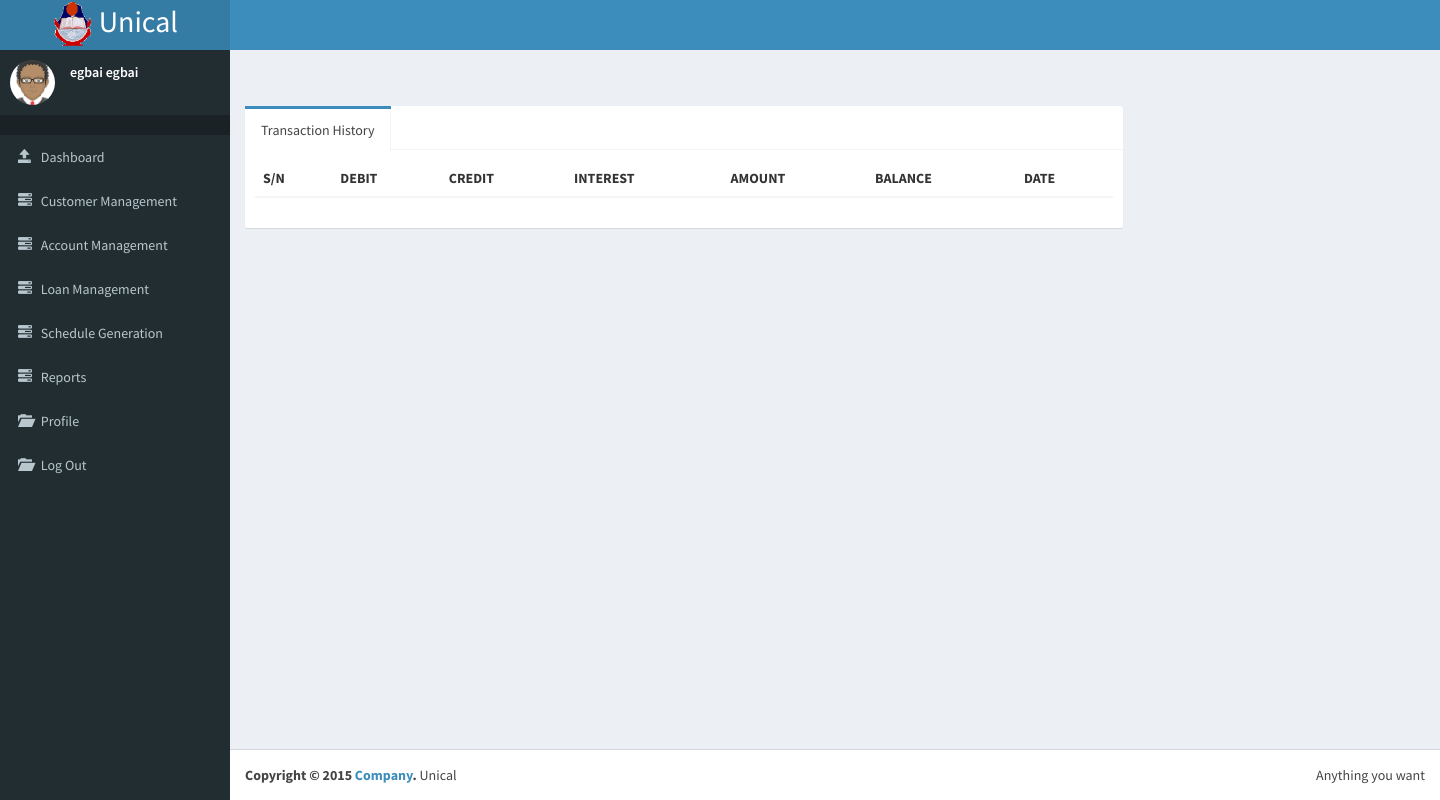
The app's page /teller/index.php?page=../dep_witd&id=TSA6046007 (signed in), older data.
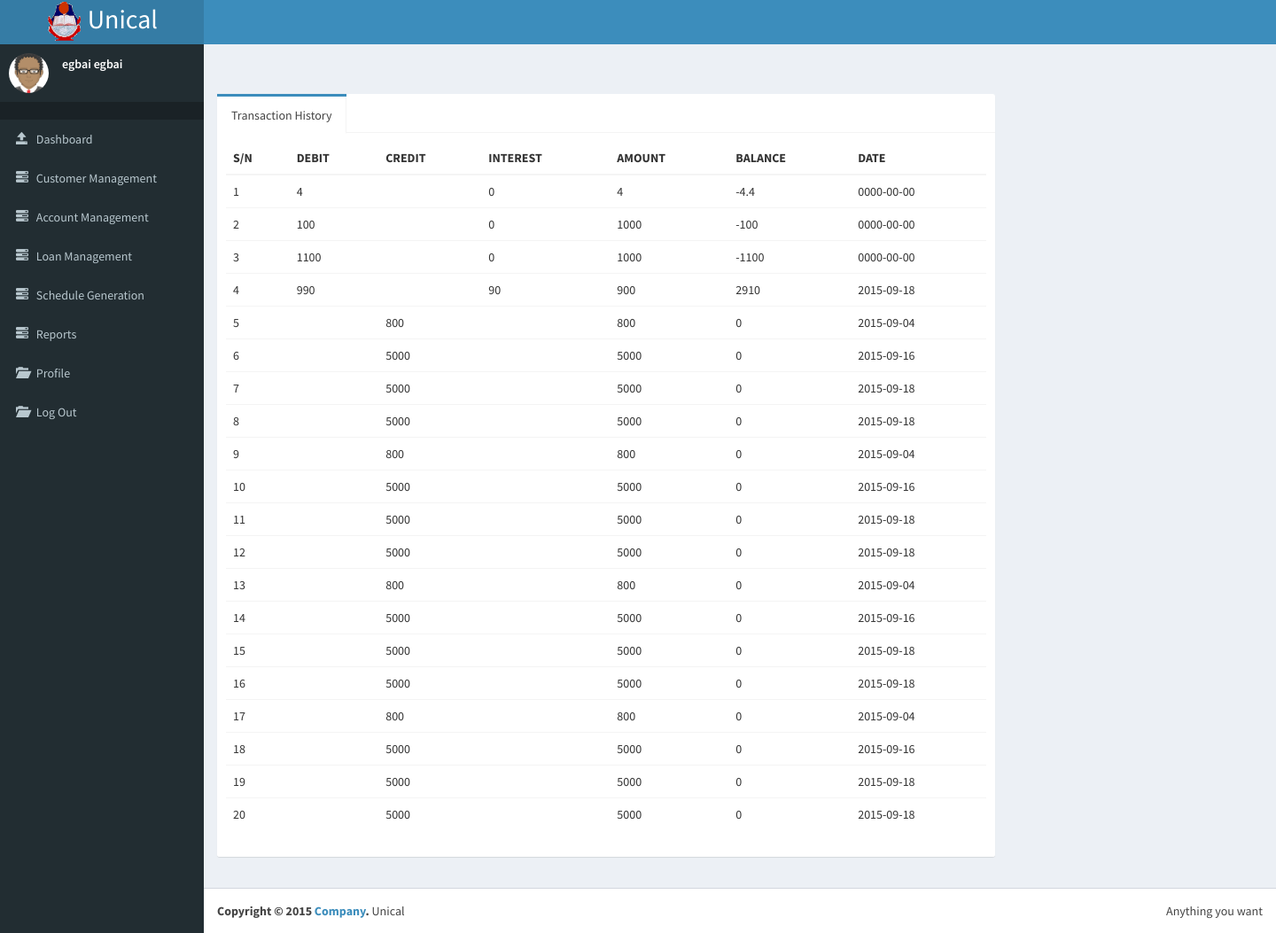
The same page, newer data.
### tables this page shows
CREATE TABLE IF NOT EXISTS `customer` (
`id` int(11) NOT NULL,
  `middle_name` varchar(30) NOT NULL,
  `dob` date NOT NULL,
  `sex` text NOT NULL,
  `img_url` varchar(196) DEFAULT NULL,
  `faculty` int(11) DEFAULT NULL,
  `dept` int(11) DEFAULT NULL,
  `address` text,
  `phone` int(196) DEFAULT NULL,
  `state` text,
  `lga` text,
  `nok_name` text,
  `n_phone` int(11) DEFAULT NULL,
  `reg_date` date NOT NULL,
  `uname` varchar(124) NOT NULL,
  `pwd` text NOT NULL,
  `priviledge` int(124) NOT NULL,
  `email` varchar(124) DEFAULT NULL,
  `title` varchar(20) DEFAULT NULL,
  `surname` varchar(50) NOT NULL,
  `firstname` varchar(50) NOT NULL,
  `employee_no` varchar(124) DEFAULT NULL
);

CREATE TABLE IF NOT EXISTS `transaction` (
`id` int(11) NOT NULL,
  `debit` int(11) DEFAULT NULL,
  `credit` int(11) DEFAULT NULL,
  `date` date NOT NULL,
  `amount` float NOT NULL,
  `emp_id` int(11) NOT NULL,
  `balance` float NOT NULL,
  `total_deduction` float DEFAULT NULL,
  `acct_no` varchar(124) NOT NULL,
  `interest_amount` float DEFAULT NULL
);

### conf/db_connect.php (called while the page is built, shortened)
<?php
function query($string){
$rs = mysql_query($string) or die(mysql_error());
return $rs;
}
function db_pic($id){
  $result = query("SELECT img_url FROM customer WHERE id='$id'");
  $row = mysql_fetch_array($result);
  $img = $row['img_url'];
  if(empty($img)){
  $img = "avatar.png";
  }
  return $img;
}
function name($id){
  $result = query("SELECT * FROM customer WHERE id='$id'");
  $row = mysql_fetch_array($result);
  $name = $row['surname'] ." " . $row['firstname'];
  return $name;
}
?>

### conf/misc.php (called while the page is built, shortened)
<?php
function classUpdate($string){
$class = " ";
    if(isset($_GET['page'])){
    $page =  $_GET['page'];
    return $class;
}
   return $class;
}
?>

### transaction_report.php (the view, shortened to what this page needs)
<?php
$top = "
<table class=table id=tableentry>
<thead>
  <tr>
    <th>S/N</th>
    <th>DEBIT</th>
    <th>CREDIT</th>
    <th>INTEREST</th>
    <th>AMOUNT</th>
    <th>BALANCE</th>
    <th>DATE</th>
  </tr>
</thead>
<tbody>";
$body = ' ';
$id = $_GET['id'];
$result = query("SELECT * FROM transaction WHERE acct_no='$id'");
$i = 0;
while($row = mysql_fetch_array($result)){
  ++$i;
  $date1 = $row['date'];
  $debit = $row['debit'];
  $credit = $row['credit'];
  $bal = $row['balance'];
  $amount = $row['amount'];
  $interest = $row['interest_amount'];
  $body .= "<tr>
  <td>$i</td>
  <td>$debit</td>
  <td>$credit</td>
  <td>$interest</td>
  <td>$amount</td>
  <td>$bal</td>
  <td>$date1</td>
  </tr>";
  }
  $end = "</tbody></table>";
  $htm = $top . $body . $end;
   echo $htm;
   ?>

### teller/index.php (shortened to what this page needs)
<!DOCTYPE html>
<?php
include('../conf/db_connect.php');
include ('../conf/misc.php');
$id = $_SESSION['id'];
$priv = $_SESSION['priv'];
?>
<html>
  <head>
    <link rel="stylesheet" href="../bootstrap/css/bootstrap.min.css">
    <link rel="stylesheet" href="../dist/css/AdminLTE.min.css">
        <link rel="stylesheet" href="../arrange.css">
    <link rel="stylesheet" href="../dist/css/skins/skin-blue.min.css">
  </head>
  <body class="hold-transition skin-blue sidebar-mini">
    <div class="wrapper">
      <header class="main-header">
        <a href="index2.html" class="logo">
          <h2 style='margin:0px;'>
          <img src="../dist/img/unical.png" height="50px">
          <span>Unical</span>
          </h2>
        </a>
        <nav class="navbar navbar-static-top" role="navigation">
          <a href="#" class="sidebar-toggle" data-toggle="offcanvas" role="button">
          </a>
        </nav>
      </header>
      <aside class="main-sidebar">
        <section class="sidebar">
          <div class="user-panel">
            <div class="pull-left image">
              <img src="../dist/img/<?php echo db_pic($id); ?>" class="img-circle" alt="User Image">
            </div>
            <div class="pull-left info">
              <p><?php echo name($id); ?></p>
              <a href="#"><i class="fa fa-circle text-success"></i></a>
            </div>
          </div>
          <ul class="sidebar-menu">
            <li class="header"></li>
            <li class="<?php echo classUpdate(""); ?>"><a href="index.php"><i class="glyphicon glyphicon-open"></i> <span>Dashboard</span></a></li>
            <li class="treeview">
              <a href="#"><i class="glyphicon glyphicon-tasks"></i> <span>Customer Management</span> <i class="fa fa-angle-left pull-right"></i></a>
            </li>
            <li class="treeview">
              <a href="#"><i class="glyphicon glyphicon-tasks"></i> <span>Account Management</span> <i class="fa fa-angle-left pull-right"></i></a>
            </li>
            <li class="treeview">
              <a href="#"><i class="glyphicon glyphicon-tasks"></i> <span>Loan Management</span> <i class="fa fa-angle-left pull-right"></i></a>
            </li>
            <li class="treeview">
              <a href="#"><i class="glyphicon glyphicon-tasks"></i> <span>Schedule Generation</span> <i class="fa fa-angle-left pull-right"></i></a>
            </li>
            <li class="treeview">
              <a href="#"><i class="glyphicon glyphicon-tasks"></i> <span>Reports</span> <i class="fa fa-angle-left pull-right"></i></a>
            </li>
            <li><a href="index.php?page=profile"><i class="glyphicon glyphicon-folder-open"></i> <span>Profile</span></a></li>
                      <li><a href="../logout.php"><i class="glyphicon glyphicon-folder-open"></i> <span>Log Out</span></a></li>
                      </ul>
        </section>
      </aside>
      <div class="content-wrapper">
        <section class="content-header">
          <h1>
          </h1>
                </section>
        <section class="content">
          <?php
      $page = '';
          if (!empty($_GET['page'])) {
          $page .= $_GET['page'] . '.php';
          include($page);
          }
      else{
      include('../dashboard.php');
      }
      ?>
        </section>
      </div>
      <footer class="main-footer">
        <div class="pull-right hidden-xs">
          Anything you want
        </div>
        <strong>Copyright &copy; 2015 <a href="#">Company</a>.</strong> Unical
      </footer>
    </div>
  </body>
</html>

### dep_witd.php (shortened to what this page needs)
<div class="row">
  <div class="col-md-9">
    <div class="nav-tabs-custom">
      <ul class="nav nav-tabs">
        <li class="active"><a href="#witd" data-toggle="tab">Transaction History</a></li>
              </ul>
      <div class="tab-content">
        <div class="active tab-pane" id="witd">
          <?php
          if($priv == '2'){
          include('transaction_report.php');
          }else{
          include('../transaction_report.php');
        }
          ?>
        </div>
      </div>
    </div>
  </div>
</div>

Row changes from the older to the newer data that the page shows:
added transaction: debit "4", interest_amount "0", amount "4", balance "-4.4", date "0000-00-00"
added transaction: debit "100", interest_amount "0", amount "1000", balance "-100", date "0000-00-00"
added transaction: debit "1100", interest_amount "0", amount "1000", balance "-1100", date "0000-00-00"
added transaction: debit "990", interest_amount "90", amount "900", balance "2910", date "2015-09-18"
added transaction: credit "800", amount "800", balance "0", date "2015-09-04"
added transaction: credit "5000", amount "5000", balance "0", date "2015-09-16"
added transaction: credit "5000", amount "5000", balance "0", date "2015-09-18"
added transaction: credit "5000", amount "5000", balance "0", date "2015-09-18"
added transaction: credit "800", amount "800", balance "0", date "2015-09-04"
added transaction: credit "5000", amount "5000", balance "0", date "2015-09-16"
added transaction: credit "5000", amount "5000", balance "0", date "2015-09-18"
added transaction: credit "5000", amount "5000", balance "0", date "2015-09-18"
added transaction: credit "800", amount "800", balance "0", date "2015-09-04"
added transaction: credit "5000", amount "5000", balance "0", date "2015-09-16"
added transaction: credit "5000", amount "5000", balance "0", date "2015-09-18"
added transaction: credit "5000", amount "5000", balance "0", date "2015-09-18"
added transaction: credit "800", amount "800", balance "0", date "2015-09-04"
added transaction: credit "5000", amount "5000", balance "0", date "2015-09-16"
added transaction: credit "5000", amount "5000", balance "0", date "2015-09-18"
added transaction: credit "5000", amount "5000", balance "0", date "2015-09-18"
